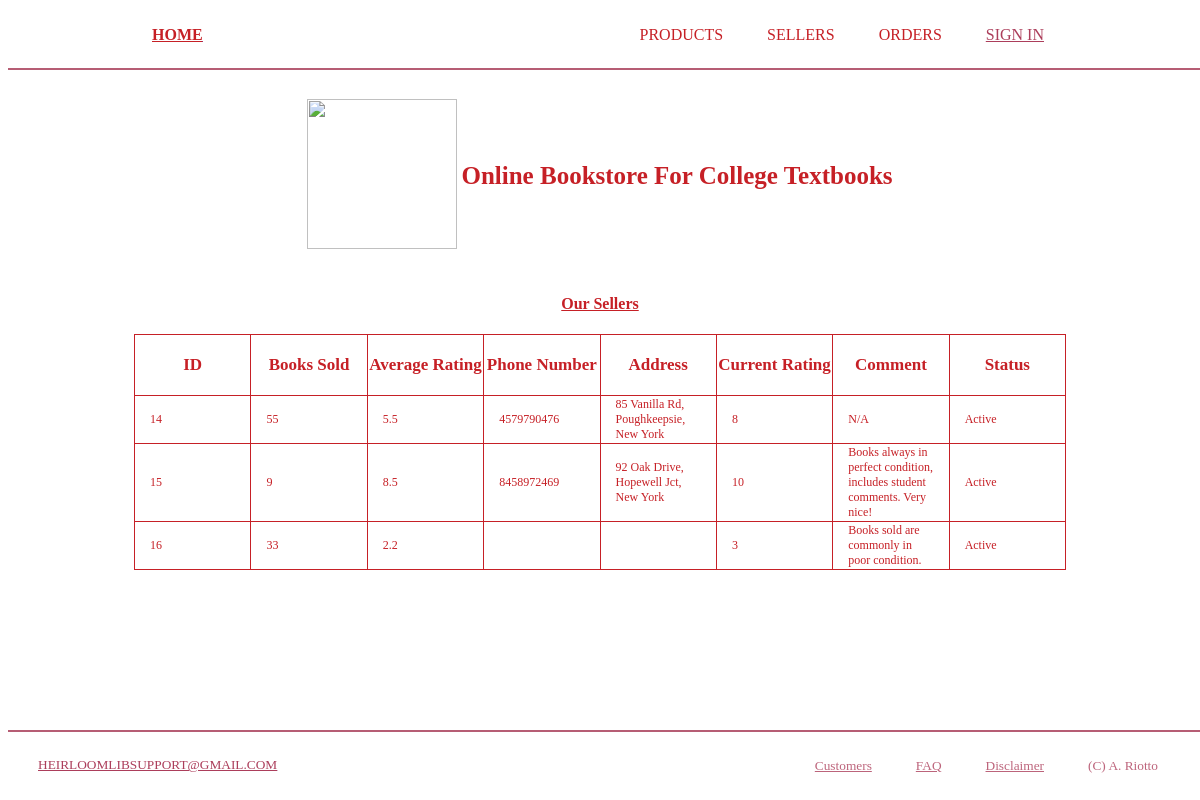
The app's page /webpages/sellers.php with its own data.
### tables this page shows
CREATE TABLE IF NOT EXISTS t6_seller (
    sell_id INT PRIMARY KEY AUTO_INCREMENT,
    num_books_sold INT,
    avg_rating DECIMAL(2,1) CHECK (avg_rating >= 1 AND avg_rating <= 10),
    phone VARCHAR(15),
  	address VARCHAR(45),
    rating INT CHECK (rating >= 1 AND rating <= 10),
    comments VARCHAR(200) DEFAULT "N/A",
  	status ENUM("Active", "Deleted") NOT NULL,
    FOREIGN KEY (sell_id) REFERENCES t6_user(user_id)
);

### webpages/sellers.php (the view, shortened to what this page needs)
<!DOCTYPE html>
<html lang="en">
    <head>
        <link rel="stylesheet" href="styles.css">
    </head>
    <body>
    <?php include "header.php"; ?>
        <div class="container">
    	    <main>
                <table>
                    <tr>
                        <th style="padding-top: 0.5cm; padding-bottom: 0.5cm;">
                            <img src="https://media.discordapp.net/attachments/475843835990114315/1023274755417182279/unknown.png"
                                alt="" width="150" height="150">
                        </th>
                        <th style="color: rgb(198, 32, 38); font-size: 25px; padding-top: 0.5cm; padding-bottom: 0.5cm;">
                            Online Bookstore For College Textbooks
                        </th>
                    </tr>
                </table>
        <header>
            <h4 style = "text-align: center; color: rgb(198, 32, 38);"><u>Our Sellers</u></h4>
        <div class = "options">
<?php
require "../connect_db.php";
$q = "SELECT * FROM t6_seller";
$r = mysqli_query($dbc, $q);
if ($r) {
    echo "
                        <table border=1>
                            <tr>
                                <th>ID</th>
                                <th>Books Sold</th>
                                <th>Average Rating</th>
                                <th>Phone Number</th>
                                <th>Address</th>
                                <th>Current Rating</th>
                                <th>Comment</th>
                                <th>Status</th>
                            </tr>
        ";
    while ($row = mysqli_fetch_array($r, MYSQLI_NUM)) {
        echo "<tr>" . "<td>" . $row[0] . "</td>" . "<td style = 'word-wrap: break-word;'>" . $row[1] . "</td>";
        echo "<td>" . $row[2] . "</td>" . "<td>" . $row[3] . "</td>";
        echo "<td style = 'word-wrap: break-word;'>" . $row[4] . "</td>" . "<td style = 'word-wrap: break-word;'>" . $row[5] . "</td>";
        echo "<td style = 'word-wrap: break-word;'>" . $row[6] . "</td>" . "<td style = 'word-wrap: break-word;'>" . $row[7] . "</td>";
    }
    echo "</table>";
}
?>
            </div>
        </div>
        <footer>
            <?php
            include "footer.php";
            ?>
        </footer>
    </body>
</html>

### webpages/styles.css (style rules this page uses)
.container { width: 80%; margin: 0 auto; }
body { padding-top: 70px; padding-bottom: 70px; }
table { margin-left: auto; margin-right: auto; }
.options table { border: 1px solid rgb(198, 32, 38); border-collapse: collapse; color: rgb(198, 32, 38); width: 70%; margin-right: auto; margin-left: auto; height: 1cm; table-layout: fixed; }
.options th { font-size: 17px; font-weight: bold; padding-top: 20px; padding-bottom: 20px; height: 0.5cm; width: 3cm; }
.options td { font-size: 12px; padding-left: 15px; padding-right: 15px; text-align: left; }
.options tr { border: 1px solid rgb(198, 32, 38); color: rgb(198, 32, 38); text-align: center; }

### webpages/header.php (style rules this page uses)
body { padding-top: 70px; padding-bottom: 70px; }

### webpages/footer.php (style rules this page uses)
body { padding-top: 70px; padding-bottom: 70px; }

### records on screen
t6_seller: sell_id "14", num_books_sold "55", avg_rating "5.5", phone "4579790476", address "85 Vanilla Rd, Poughkeepsie, New York", rating "8", comments "N/A", status "Active"
t6_seller: sell_id "15", num_books_sold "9", avg_rating "8.5", phone "8458972469", address "92 Oak Drive, Hopewell Jct, New York", rating "10", comments "Books always in perfect condition, includes student comments. Very nice!", status "Active"
t6_seller: sell_id "16", num_books_sold "33", avg_rating "2.2", rating "3", comments "Books sold are commonly in poor condition.", status "Active"

### other values on screen
$fileAuthor "A. Riotto"
